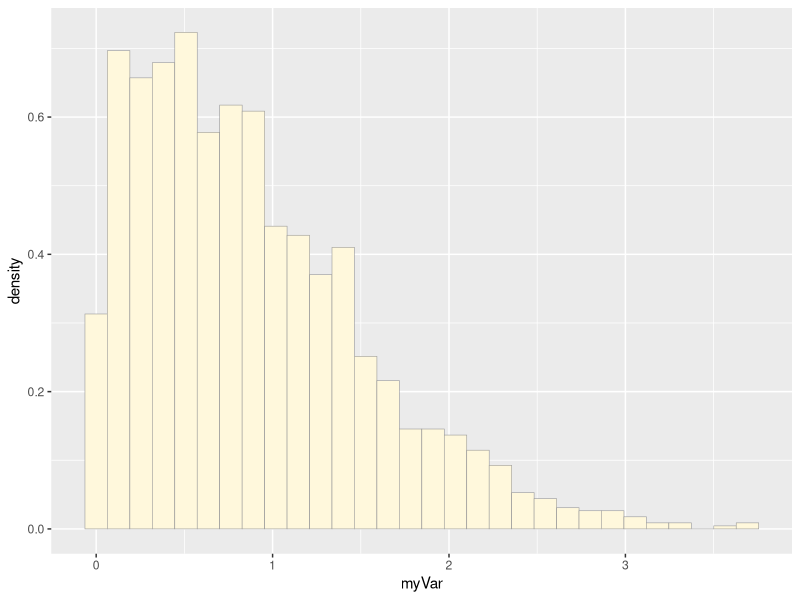
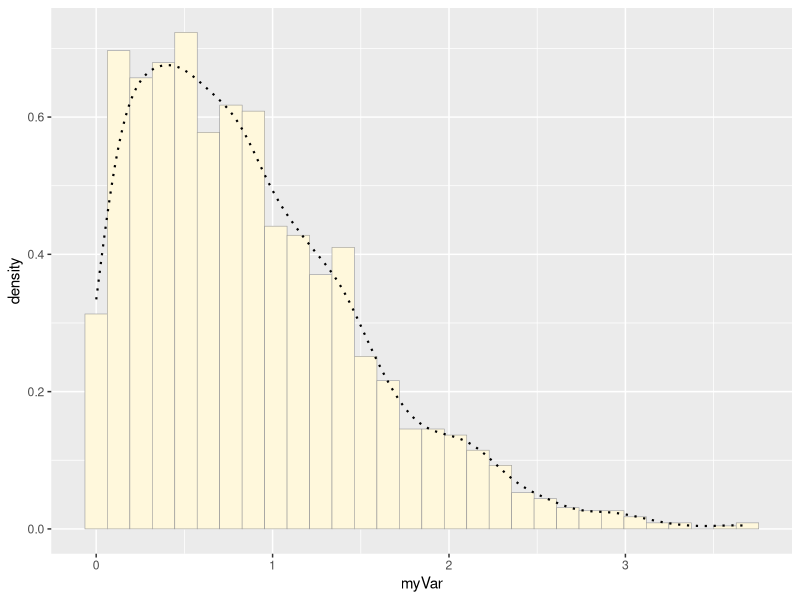
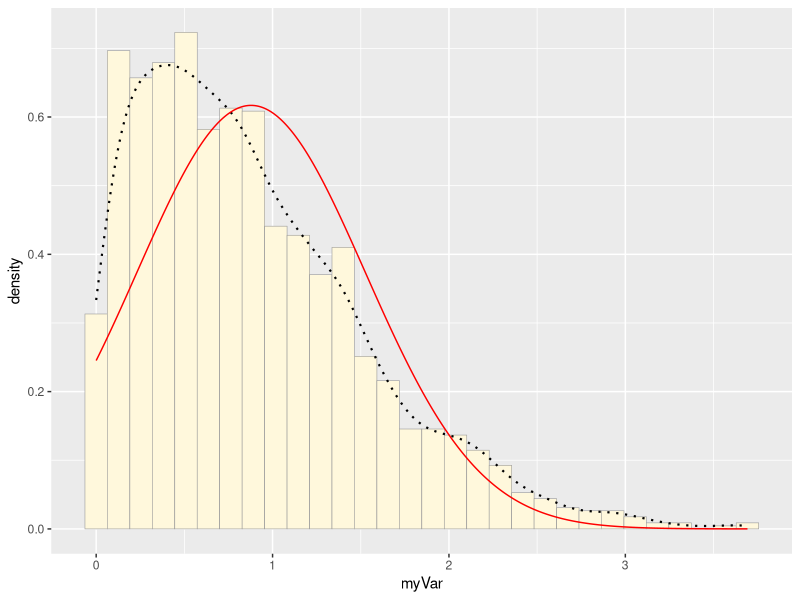
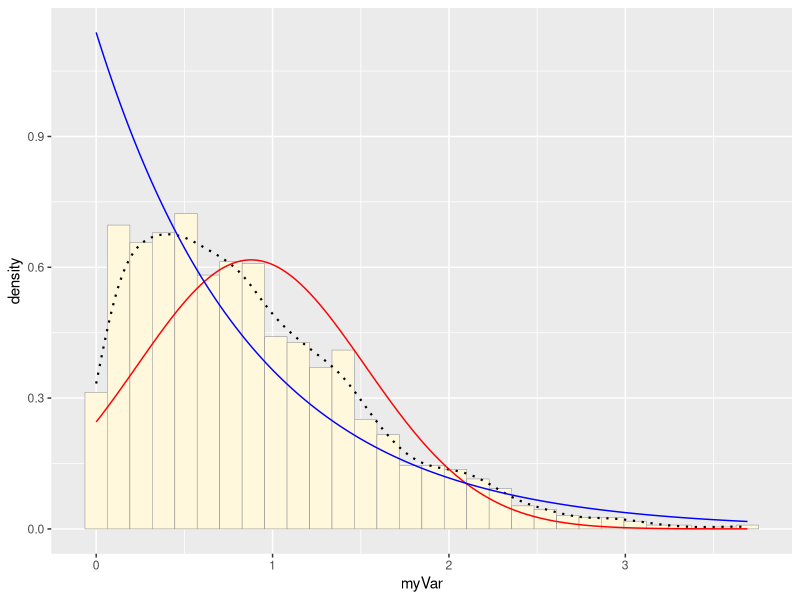
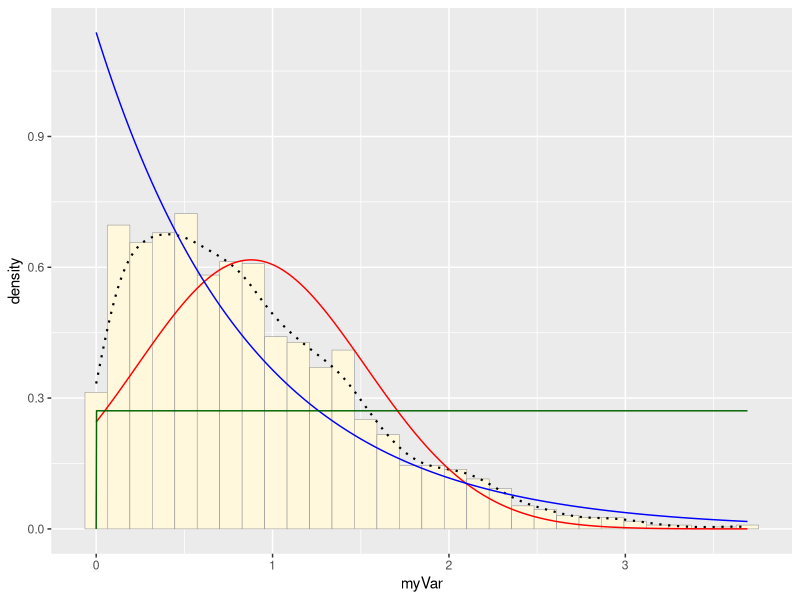
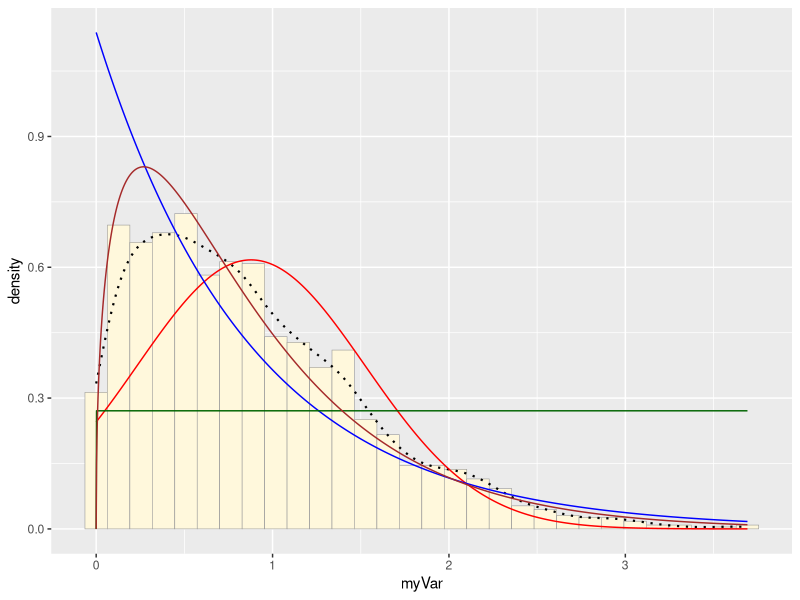
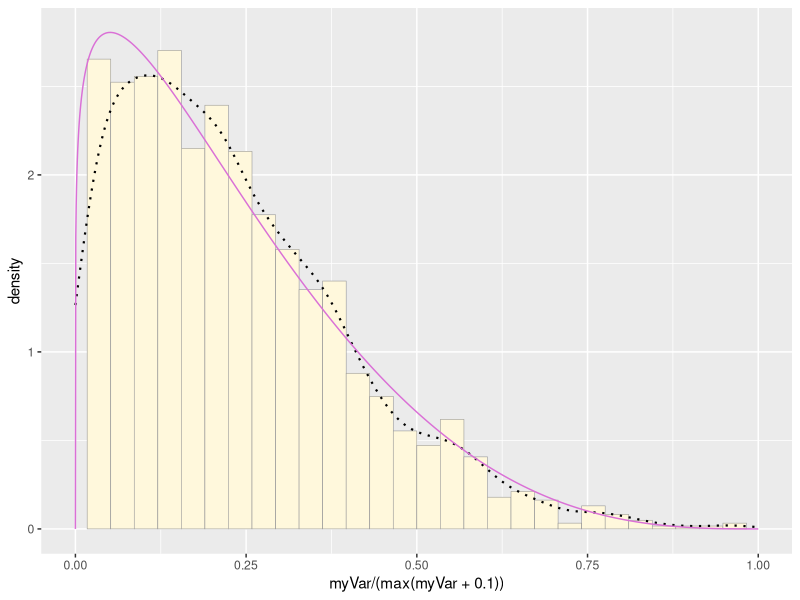
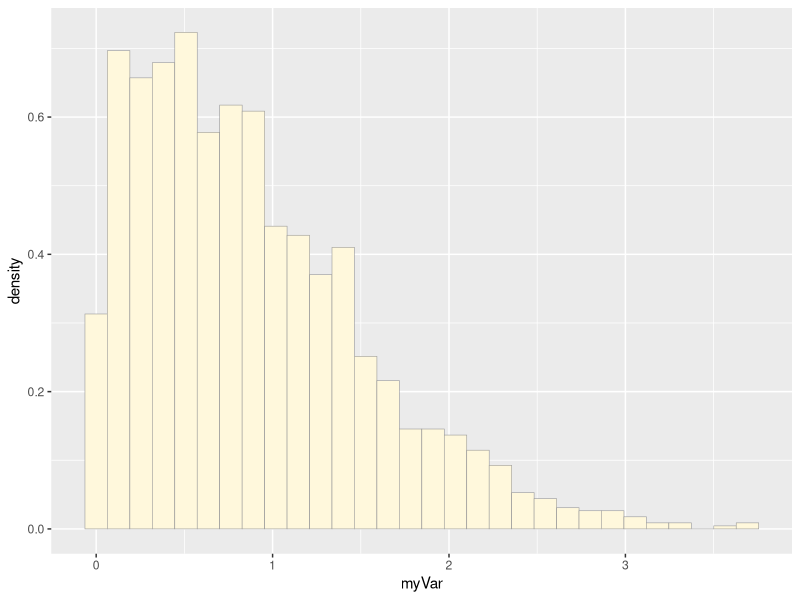

Write the R code that produced these figures, in order.
## ---- chunk 1
library(ggplot2)
library(MASS)

z <- rnorm(n=3000,mean=0.2)
z <- data.frame(1:3000,z)
names(z) <- list("ID","myVar")
z <- z[z$myVar>0,]
str(z)
summary(z$myVar)

p1 <- ggplot(data=z, aes(x=myVar, y=..density..)) +
  geom_histogram(color="grey60",fill="cornsilk",size=0.2) 
print(p1)

p1 <-  p1 +  geom_density(linetype="dotted",size=0.75)
print(p1)

normPars <- fitdistr(z$myVar,"normal")
print(normPars)
str(normPars)
normPars$estimate["mean"] 

meanML <- normPars$estimate["mean"]
sdML <- normPars$estimate["sd"]

xval <- seq(0,max(z$myVar),len=length(z$myVar))

 stat <- stat_function(aes(x = xval, y = ..y..), fun = dnorm, colour="red", n = length(z$myVar), args = list(mean = meanML, sd = sdML))
 p1 + stat
 
 expoPars <- fitdistr(z$myVar,"exponential")
rateML <- expoPars$estimate["rate"]

stat2 <- stat_function(aes(x = xval, y = ..y..), fun = dexp, colour="blue", n = length(z$myVar), args = list(rate=rateML))
 p1 + stat + stat2
 
 stat3 <- stat_function(aes(x = xval, y = ..y..), fun = dunif, colour="darkgreen", n = length(z$myVar), args = list(min=min(z$myVar), max=max(z$myVar)))
 p1 + stat + stat2 + stat3
 
 gammaPars <- fitdistr(z$myVar,"gamma")
shapeML <- gammaPars$estimate["shape"]
rateML <- gammaPars$estimate["rate"]

stat4 <- stat_function(aes(x = xval, y = ..y..), fun = dgamma, colour="brown", n = length(z$myVar), args = list(shape=shapeML, rate=rateML))
 p1 + stat + stat2 + stat3 + stat4
 
 pSpecial <- ggplot(data=z, aes(x=myVar/(max(myVar + 0.1)), y=..density..)) +
  geom_histogram(color="grey60",fill="cornsilk",size=0.2) + 
  xlim(c(0,1)) +
  geom_density(size=0.75,linetype="dotted")

betaPars <- fitdistr(x=z$myVar/max(z$myVar + 0.1),start=list(shape1=1,shape2=2),"beta")
shape1ML <- betaPars$estimate["shape1"]
shape2ML <- betaPars$estimate["shape2"]

statSpecial <- stat_function(aes(x = xval, y = ..y..), fun = dbeta, colour="orchid", n = length(z$myVar), args = list(shape1=shape1ML,shape2=shape2ML))
pSpecial + statSpecial



## ---- chunk 2
p1 <- ggplot(data=z, aes(x=myVar, y=..density..)) +
  geom_histogram(color="grey60",fill="cornsilk",size=0.2) 
print(p1)

p1 <-  p1 +  geom_density(linetype="dotted",size=0.75)
print(p1)

normPars <- fitdistr(z$myVar,"normal")
print(normPars)
str(normPars)
normPars$estimate["mean"]

meanML <- normPars$estimate["mean"]
sdML <- normPars$estimate["sd"]

xval <- seq(0,max(z$myVar),len=length(z$myVar))

stat <- stat_function(aes(x = xval, y = ..y..), fun = dnorm, colour="red", n = length(z$myVar), args = list(mean = meanML, sd = sdML))
p1 + stat


expoPars <- fitdistr(z$myVar,"exponential")
rateML <- expoPars$estimate["rate"]

stat2 <- stat_function(aes(x = xval, y = ..y..), fun = dexp, colour="blue", n = length(z$myVar), args = list(rate=rateML))
p1 + stat + stat2

stat3 <- stat_function(aes(x = xval, y = ..y..), fun = dunif, colour="darkgreen", n = length(z$myVar), args = list(min=min(z$myVar), max=max(z$myVar)))
p1 + stat + stat2 + stat3

gammaPars <- fitdistr(z$myVar,"gamma")
shapeML <- gammaPars$estimate["shape"]
rateML <- gammaPars$estimate["rate"]

stat4 <- stat_function(aes(x = xval, y = ..y..), fun = dgamma, colour="brown", n = length(z$myVar), args = list(shape=shapeML, rate=rateML))
p1 + stat + stat2 + stat3 + stat4

pSpecial <- ggplot(data=z, aes(x=myVar/(max(myVar + 0.1)), y=..density..)) +
  geom_histogram(color="grey60",fill="cornsilk",size=0.2) + 
  xlim(c(0,1)) +
  geom_density(size=0.75,linetype="dotted")

betaPars <- fitdistr(x=z$myVar/max(z$myVar + 0.1),start=list(shape1=1,shape2=2),"beta")
shape1ML <- betaPars$estimate["shape1"]
shape2ML <- betaPars$estimate["shape2"]

statSpecial <- stat_function(aes(x = xval, y = ..y..), fun = dbeta, colour="orchid", n = length(z$myVar), args = list(shape1=shape1ML,shape2=shape2ML))
pSpecial + statSpecial
